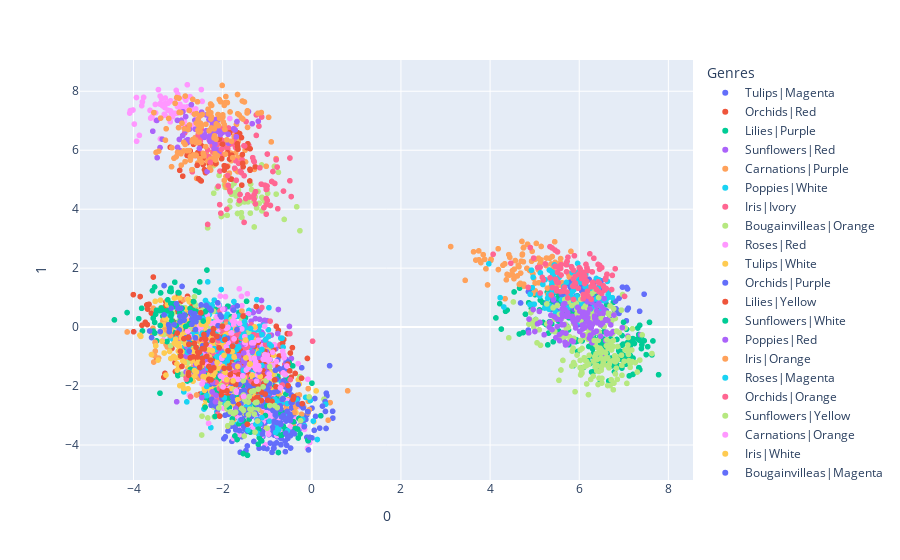

The notebook cell this image was saved under:
### Code cell
fig = px.scatter(floral_df_pca, x='0', y='1', color='Genres')
fig.show()
